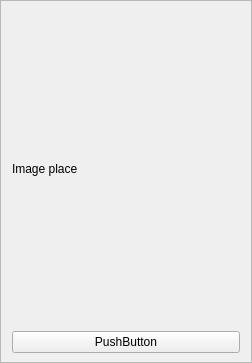
<?xml version="1.0" encoding="UTF-8"?>
<ui version="4.0">
 <class>MainWindow</class>
 <widget class="QMainWindow" name="MainWindow">
  <property name="geometry">
   <rect>
    <x>0</x>
    <y>0</y>
    <width>252</width>
    <height>363</height>
   </rect>
  </property>
  <property name="windowTitle">
   <string>MainWindow</string>
  </property>
  <widget class="QWidget" name="centralWidget">
   <layout class="QVBoxLayout" name="verticalLayout">
    <property name="leftMargin">
     <number>0</number>
    </property>
    <property name="topMargin">
     <number>0</number>
    </property>
    <property name="rightMargin">
     <number>0</number>
    </property>
    <property name="bottomMargin">
     <number>0</number>
    </property>
    <item>
     <widget class="QScrollArea" name="scrollArea">
      <property name="widgetResizable">
       <bool>true</bool>
      </property>
      <widget class="QWidget" name="scrollAreaWidgetContents">
       <property name="geometry">
        <rect>
         <x>0</x>
         <y>0</y>
         <width>250</width>
         <height>361</height>
        </rect>
       </property>
       <layout class="QVBoxLayout" name="verticalLayout_2">
        <property name="bottomMargin">
         <number>9</number>
        </property>
        <item>
         <widget class="QLabel" name="label">
          <property name="text">
           <string>Image place</string>
          </property>
          <property name="textFormat">
           <enum>Qt::AutoText</enum>
          </property>
         </widget>
        </item>
        <item>
         <widget class="QPushButton" name="pushButton">
          <property name="text">
           <string>PushButton</string>
          </property>
         </widget>
        </item>
       </layout>
      </widget>
     </widget>
    </item>
   </layout>
  </widget>
 </widget>
 <layoutdefault spacing="6" margin="11"/>
 <resources/>
 <connections/>
</ui>
